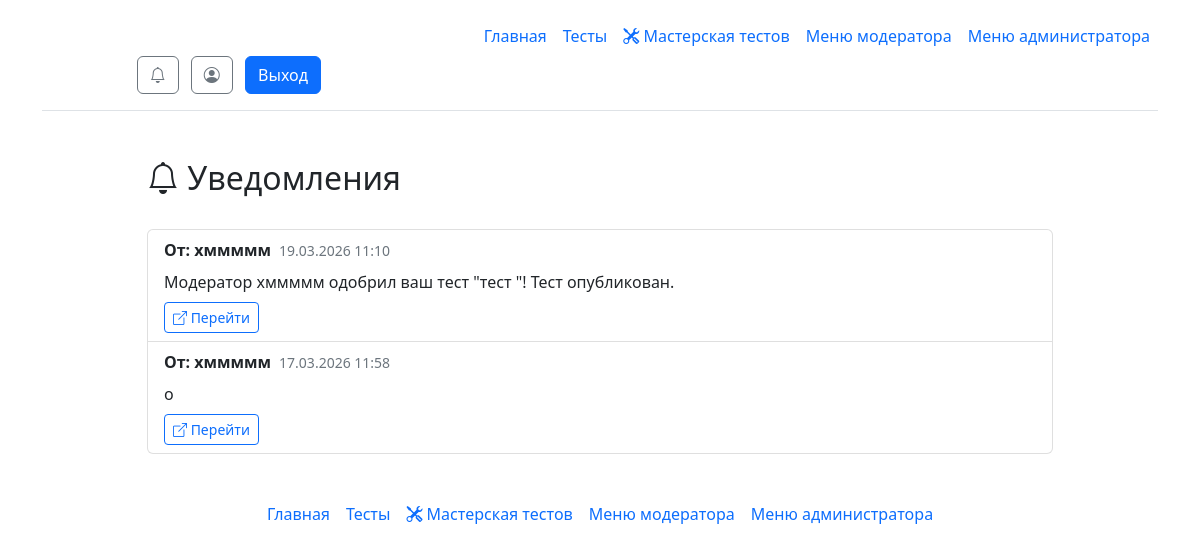
The app's page /notifications (signed in), older data.
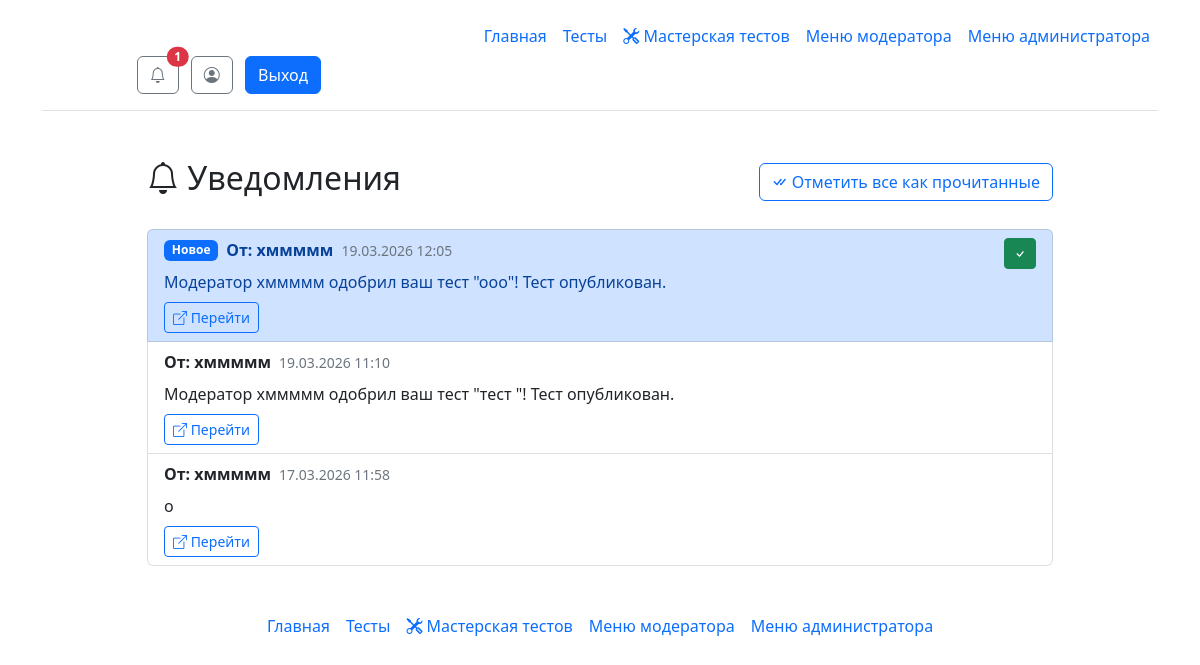
The same page, newer data.
### __init__.py (models this page shows)
class User(db.Model, UserMixin):
    id = db.Column(db.Integer, primary_key=True)
    username = db.Column(db.String, unique=True)
    password = db.Column(db.String)
    email = db.Column(db.String, unique=True, nullable=False)
    email_confirmed = db.Column(db.Boolean, default=False)
    admin = db.Column(db.Integer, default=0)  # 0 - обычный пользователь, 1 - модератор, 2 - администратор
    current_test_id = db.Column(db.Integer, default=None)  # ID текущего проходимого теста

class Notifications(db.Model):
    n_id = db.Column(db.Integer, primary_key=True)
    n_user_id = db.Column(db.Integer, nullable=False)  # Кому предназначено уведомление
    n_sender_id = db.Column(db.Integer)  # Кто отправил (может быть None для системных уведомлений)
    n_text = db.Column(db.Text, nullable=False)  # Текст уведомления
    n_link = db.Column(db.String)  # Ссылка (например, на тест)
    n_is_read = db.Column(db.Boolean, default=False)  # Прочитано ли
    n_created_at = db.Column(db.DateTime, default=datetime.utcnow)  # Когда создано

### __init__.py (the view)
@app.route('/notifications')
@login_required
def notifications():
    user_notifications = Notifications.query.filter_by(n_user_id=current_user.id).order_by(Notifications.n_created_at.desc()).all()
    notifications_with_senders = []
    for notif in user_notifications:
        sender = None
        if notif.n_sender_id:
            sender = User.query.get(notif.n_sender_id)
        notifications_with_senders.append({
            'notification': notif,
            'sender': sender
        })
    unread_count = Notifications.query.filter_by(n_user_id=current_user.id, n_is_read=False).count()
    return render_template("notifications.html",
                         notifications=notifications_with_senders,
                         unread_count=unread_count)

### __init__.py (called while the page is built, shortened)
@app.template_filter('get_unread_notifications_count')
def get_unread_notifications_count(user_id):
    return Notifications.query.filter_by(n_user_id=user_id, n_is_read=False).count()

@app.before_request
def check_must_rate_test():
    excluded_paths = ['/test/', '/static/', '/logout']

@manager.user_loader
def load_user(user_id):
    return db.session.get(User, user_id)

### templates/notifications.html (shortened to what this page needs)
{% extends 'base.html' %}
{% block main %}
<div class="container mt-4">
    <div class="row">
        <div class="col-md-10 mx-auto">
            <div class="d-flex justify-content-between align-items-center mb-4">
                <h2><i class="bi bi-bell"></i> Уведомления</h2>
                {% if unread_count > 0 %}
                <form method="POST" action="{{ url_for('mark_all_notifications_read') }}" style="display: inline;">
                    <button type="submit" class="btn btn-outline-primary">
                        <i class="bi bi-check-all"></i> Отметить все как прочитанные
                    </button>
                </form>
                {% endif %}
            </div>
            {% if notifications %}
            <div class="list-group">
                {% for item in notifications %}
                {% set notif = item.notification %}
                {% set sender = item.sender %}
                <div class="list-group-item {% if not notif.n_is_read %}list-group-item-primary{% endif %}">
                    <div class="d-flex w-100 justify-content-between align-items-start">
                        <div class="flex-grow-1">
                            <div class="d-flex align-items-center mb-2">
                                {% if not notif.n_is_read %}
                                <span class="badge bg-primary me-2">Новое</span>
                                {% endif %}
                                {% if sender %}
                                <strong>От: {{ sender.username }}</strong>
                                {% else %}
                                <strong>Системное уведомление</strong>
                                {% endif %}
                                <small class="text-muted ms-2">{{ notif.n_created_at.strftime('%d.%m.%Y %H:%M') }}</small>
                            </div>
                            <p class="mb-2">{{ notif.n_text }}</p>
                            {% if notif.n_link %}
                            <a href="{{ notif.n_link }}" class="btn btn-sm btn-outline-primary">
                                <i class="bi bi-box-arrow-up-right"></i> Перейти
                            </a>
                            {% endif %}
                        </div>
                        {% if not notif.n_is_read %}
                        <form method="POST" action="{{ url_for('mark_notification_read', notification_id=notif.n_id) }}">
                            <button type="submit" class="btn btn-sm btn-success" title="Отметить как прочитанное">
                                <i class="bi bi-check"></i>
                            </button>
                        </form>
                        {% endif %}
                    </div>
                </div>
                {% endfor %}
            </div>
            {% else %}
            <div class="alert alert-info text-center">
                <i class="bi bi-inbox"></i>
                <p class="mb-0">У вас пока нет уведомлений</p>
            </div>
            {% endif %}
        </div>
    </div>
</div>
{% endblock %}

Row changes from the older to the newer data that the page shows:
added Notifications: n_created_at "19.03.2026 12:05", n_text "Модератор хммммм одобрил ваш тест \"ооо\"! Тест опубликован.", n_link "/test-info/ооо" (drawn), n_is_read False (drawn)
Text that changed along with them:
{{ unread_count if unread_count < 100 else '99+' }}: (not shown) → "1"
text now shown: "Отметить все как прочитанные"
new list line: "Новое От: Перейти"
new list line: "хммммм"
